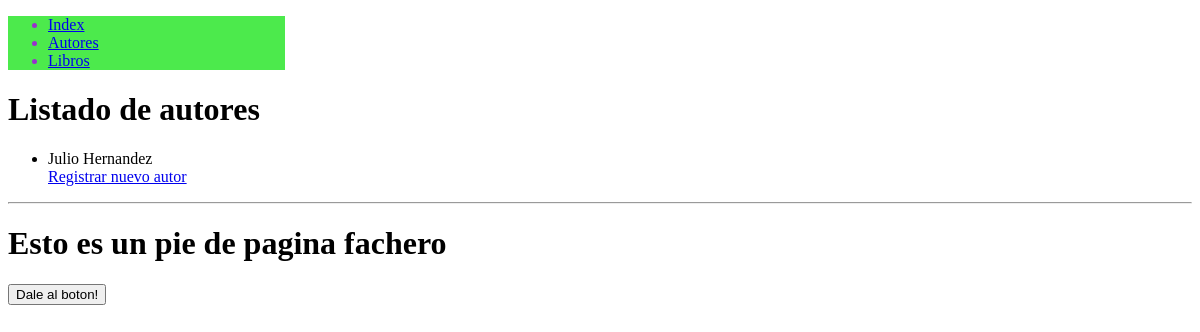
Before: /autor/ with the older database file.
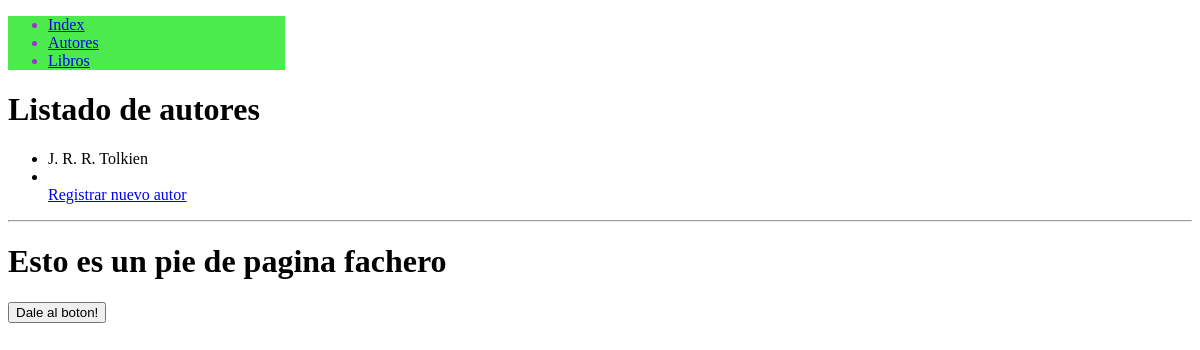
After: the same page with the newer database file.
### HolaMundo/models.py (models this page shows)
class Author (models.Model):
    name=models.CharField (verbose_name='Nombre', # etiqueta dentro de la tabla
    max_length= 100,
    default=''
    )
    last_name=models.CharField(verbose_name='Apellido',
    max_length=150,
    default='')
    age=models.PositiveSmallIntegerField (verbose_name='Edad',
    )
    age = models.PositiveSmallIntegerField (verbose_name = 'Edad', default = 0)
    mail = models.CharField(verbose_name = 'Correo', max_length = 30)
    nivel = models.CharField(verbose_name="Nivel ingles", max_length= 100 )
    def __str__(self):
        return f'{self.name} {self.last_name}'

### HolaMundo/views.py (the view)
# urls.py: path('autor/',views.autor_list),
def autor_list (request):
    author= Author.objects.all()
    return render(request,'author.html',{'author':author})

### HolaMundo/Templates/author.html (shortened to what this page needs)
{% extends 'index.html' %}
{%block content%}
<h1>Listado de autores</h1>
<ul>
    {% for aut in author %}
    <li>{{ aut }}</li>
    {% endfor %}
    <div><a href="/new-autor/">Registrar nuevo autor</a></div>
</ul>
{%endblock content%}

Changed rows visible on the page:
removed Author: name+last_name "Julio Hernandez"
added Author: name+last_name "J. R. R. Tolkien"
